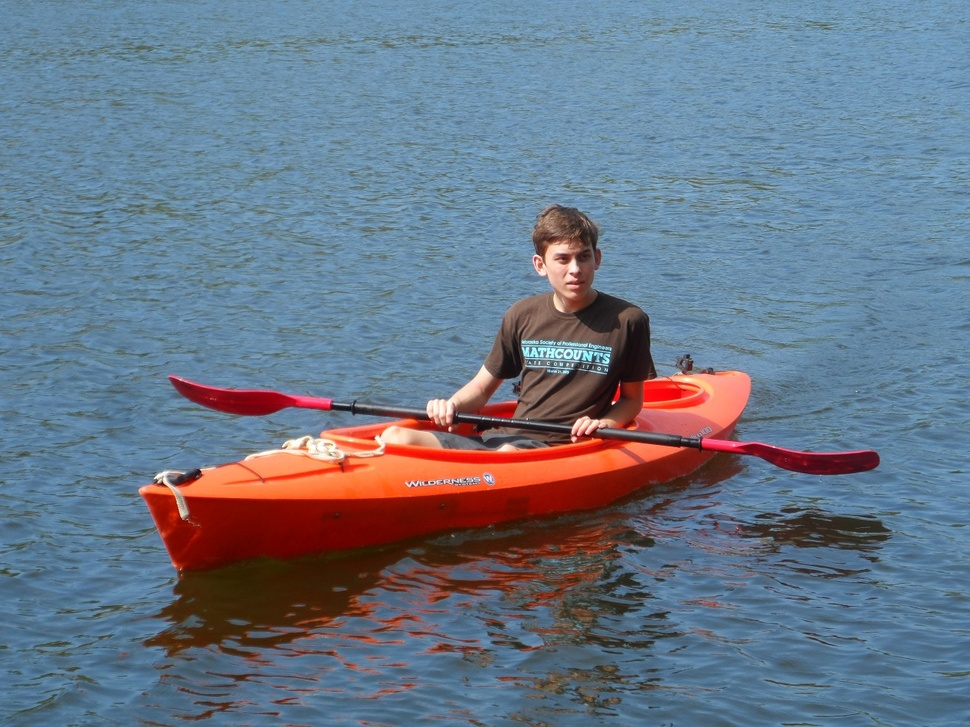
#> input picture b.JPG, 970 x 727 px, shrunk from 1296 x 972 before the run, found by its file name
$ python circles.py
#> lines starting #> are read from the running program, lines starting #| are printed output that depends on the picture; after the words box and inside, x2 and y2 are one past the last pixel; in counts of white or black regions, pixels touching at a corner belong together
#> further down, im is the input picture: PIL image 970x727 RGB; mean R, G, B 105.7, 118.9, 135.7
from PIL import Image, ImageDraw

def ave_color(xx, yy, n, img):
  r, g, b = 0, 0, 0
  count = 0
  for x in range(xx, xx+n):
    for y in range(yy, yy+n):
      count += 1
      p = img.getpixel( (x,y) )
      r+= p[0]
      g+= p[1]
      b+= p[2]
  r /= count
  g /= count
  b /= count
  v = (r + g + b)/3
  c = (r, g, b, v)
  return c


def scan(img, step, scale):
#> called with step = 180, scale = 6
  w = img.size[0]
#> w = 970
  h = img.size[1]
#> h = 727
  block = int( w / step )
#> block = 5
  width = block * step
#> width = 900
  height = h // block * block
#> height = 725
  print( w, h, width, height )
#| 970 727 900 725
  img = img.crop((0, 0, width, height))
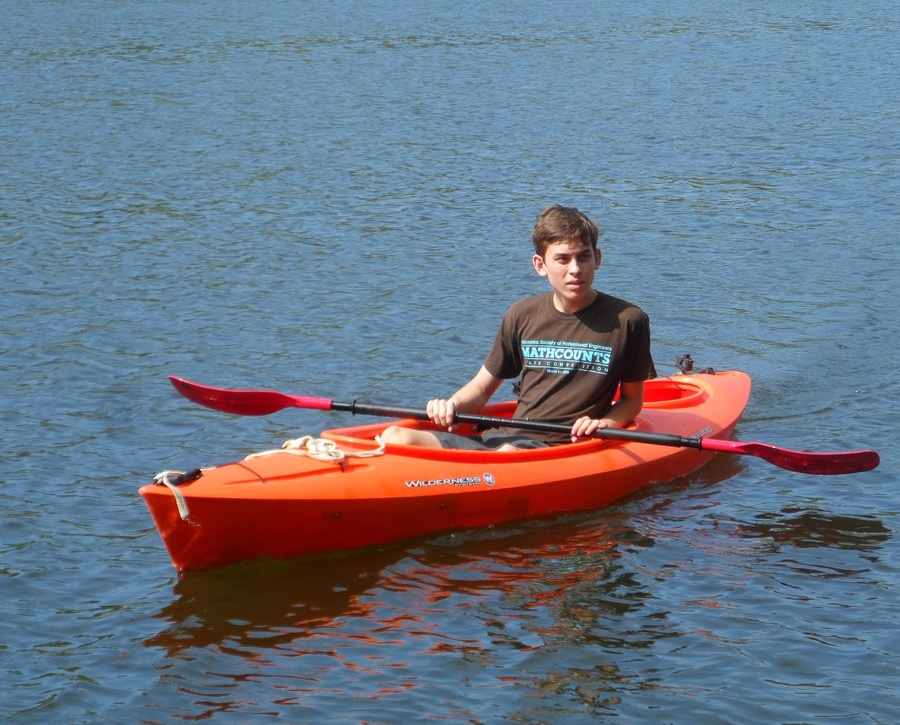
#> img: PIL image 900x725 RGB; mean R, G, B 106.4, 117.6, 133.6

  image = Image.new('RGB', (width*scale, height*scale), "white")
#> image: PIL image 5400x4350 RGB; every value is 255
  draw = ImageDraw.Draw(image)
  def circle(x, y, r):
    draw.ellipse((scale*(x-r), scale*(y-r), scale*(x+r), scale*(y+r) ), fill = 'black')

  for x in range(0, width , block):
    for y in range(0, height , block):
      darkness = 1 - ave_color(x, y, block, img)[3]/255
      radius = block / 2 * darkness * 1.1
      print(x, y, radius)

      circle( x+block/2, y+block/2, radius)

  image.save('out.png')
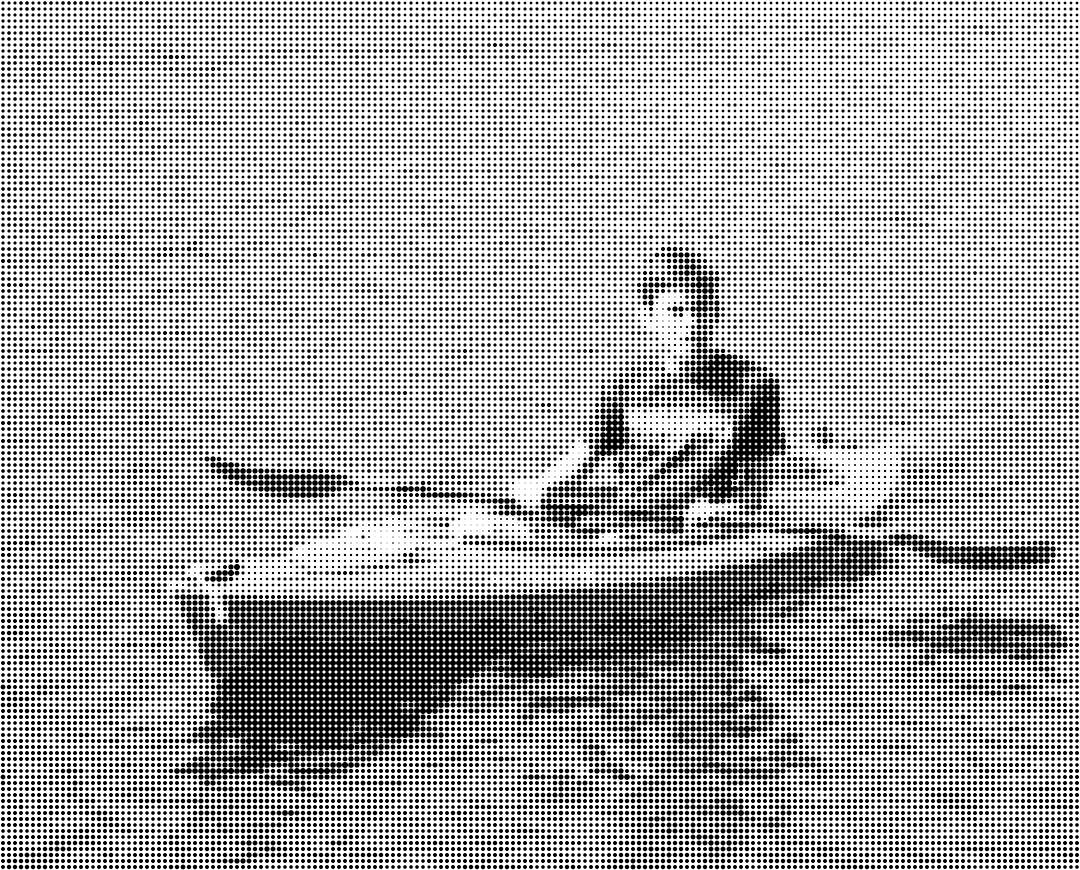
#> saved as out.png: PIL image 5400x4350 RGB (shown at 1/5 size); 68.5% white; 25047 black regions (36 under 20 px), largest, box (x1, y1, x2, y2) and area: (1050, 2910, 3900, 3870) 590980, (3510, 1920, 3900, 2491) 72532, (3480, 1770, 3720, 1980) 25904

im = Image.open( 'b.jpg' )
scan(im, 180, 6)

$ run again, with in.png saved as b.JPG
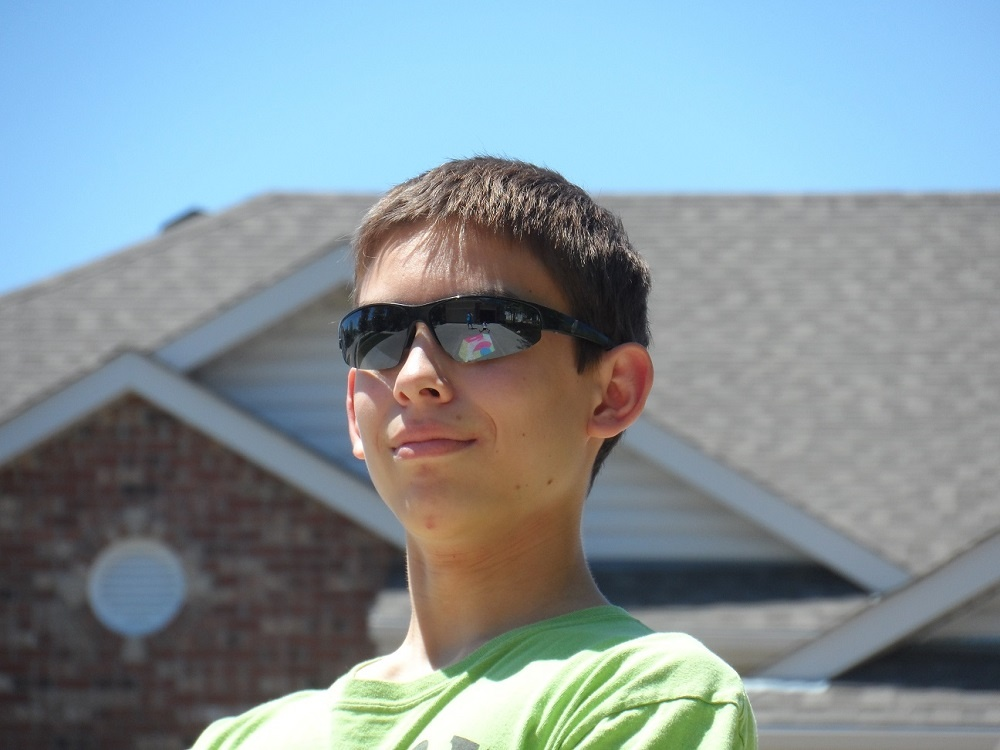
#> input picture in.png, 1000 x 750 px, found by its file name
#> im is the input picture: PIL image 1000x750 RGB; mean R, G, B 132.6, 147.4, 154.3
#| 1000 750 900 750
#> in scan, `img = img.crop((0, 0, width, height))`:
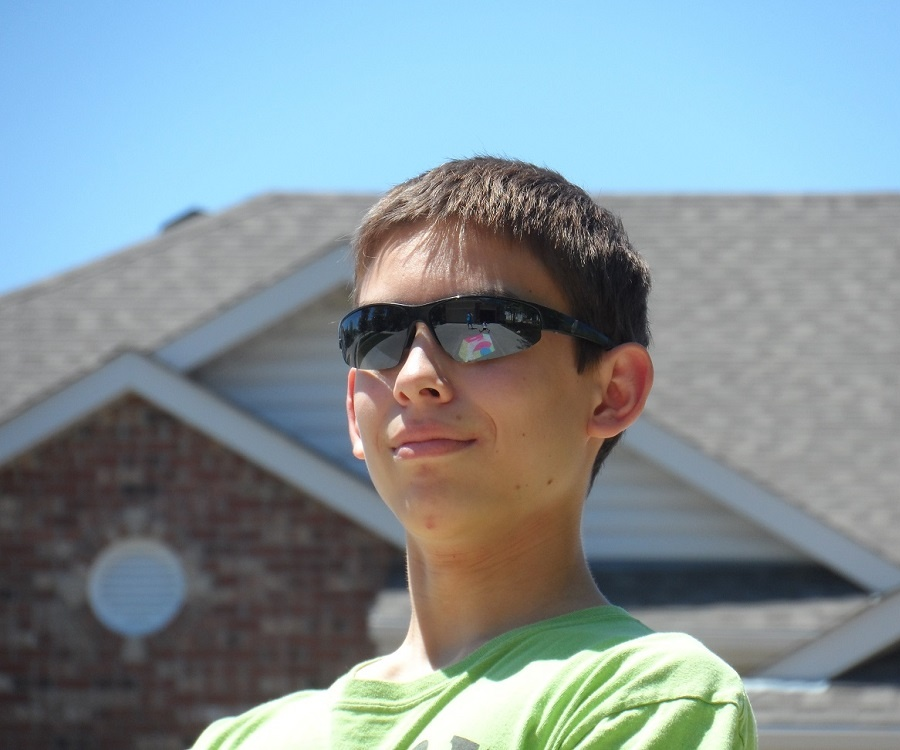
#> img: PIL image 900x750 RGB; mean R, G, B 132.1, 146.8, 152.9
#> image: PIL image 5400x4500 RGB; every value is 255
#> in scan, `image.save('out.png')`:
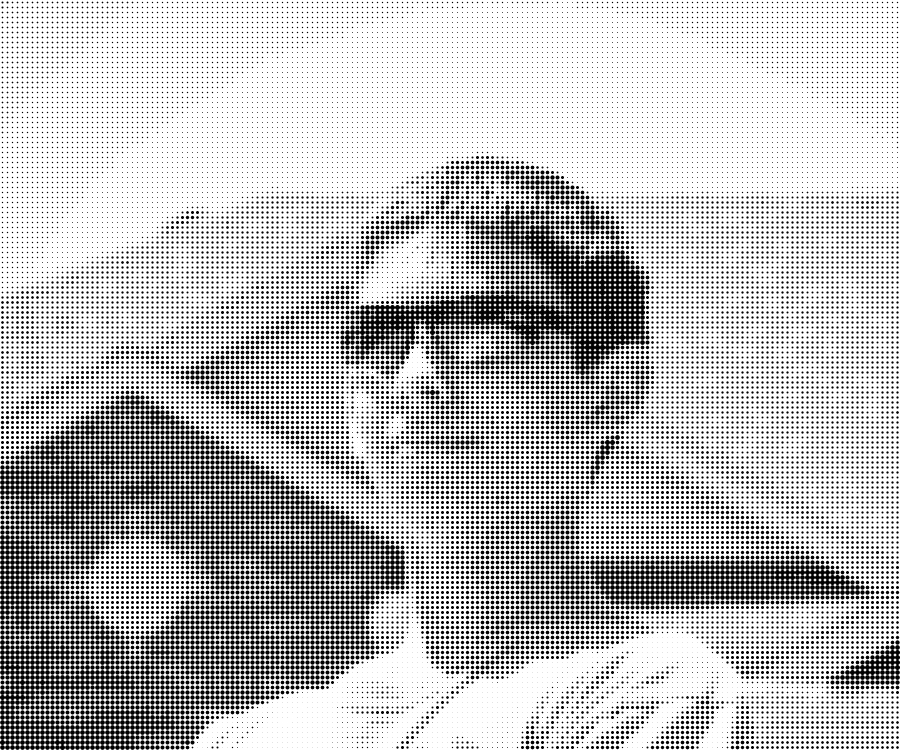
#> saved as out.png: PIL image 5400x4500 RGB (shown at 1/6 size); 74.6% white; 26454 black regions (901 under 20 px), largest, box (x1, y1, x2, y2) and area: (2820, 1380, 3870, 2220) 276312, (2160, 1800, 2790, 2100) 62096, (4650, 3420, 5070, 3510) 20184
